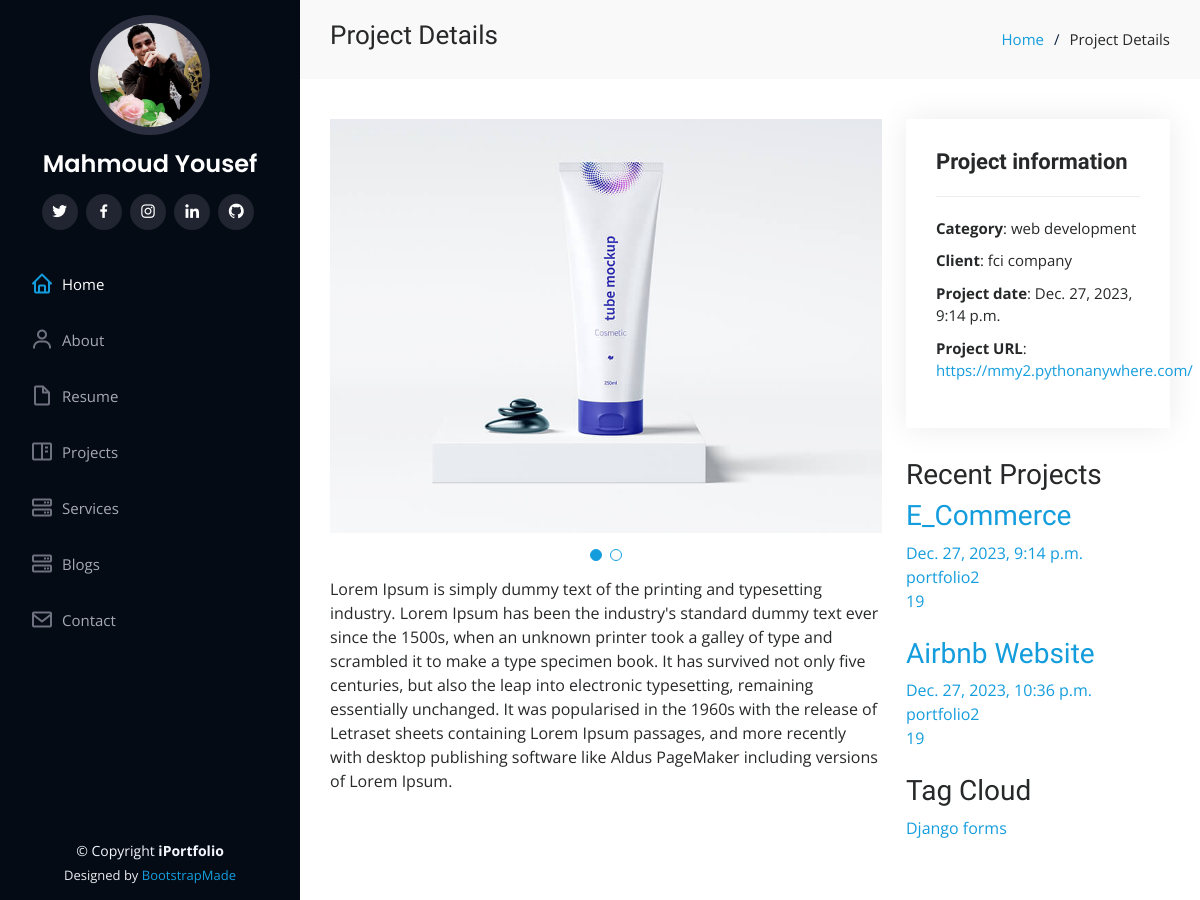
Page /prjects/e_commerce on the committed database.
### settings/models.py (models this page shows, shortened)
class About(models.Model):
    user = models.OneToOneField(User,on_delete=models.CASCADE)
    username = models.CharField(max_length=20,null=True, blank=True)
    phone_number = models.CharField(max_length=20)
    date_of_birth = models.DateField(null=True, blank=True)
    headline = models.CharField(max_length=50 , blank=True, null=True)
    address = models.CharField(max_length=50, blank=True, null=True)
    zip_code = models.IntegerField(null=True, blank=True)
    image = models.ImageField(upload_to='users/', null=True, blank=True )
    email = models.EmailField( max_length=254, blank=True, null=True)
    resume = models.FileField( upload_to='files/', max_length=100 ,blank=True, null=True)
    about = models.TextField(blank=True)
    age = models.IntegerField(null=True, blank=True)
    degree = models.CharField( max_length=50 ,blank=True, null=True)
    views = models.IntegerField(default=0)

### projects/models.py (models this page shows, shortened)
class ImageProject(models.Model):
    project = models.ForeignKey(Projects,related_name='project_image',on_delete=models.CASCADE)
    image = models.ImageField(upload_to='projectimages/')

class Projects(models.Model):
    auther = models.ForeignKey(User, related_name="project_auther",verbose_name=('auther'), on_delete=models.CASCADE)
    title = models.CharField(max_length=100,verbose_name=('title'))
    tags = TaggableManager(("tags"))
    image = models.ImageField(("image"),upload_to='projects/')
    created_at = models.DateTimeField( ("created_at"),default=timezone.now)
    description = models.TextField(("description"),max_length=100000)
    categoryproject = models.ForeignKey('CategoryProject',related_name='project_category',verbose_name=('categoryproject'),on_delete=models.CASCADE)
    slug = models.SlugField(null=True,blank=True)
    url = models.CharField(null=True,blank=True, max_length=50)
    client = models.CharField(null=True,blank=True, max_length=50)
    def __str__(self):
        return self.title
    def get_absolute_url(self):
        return reverse("projects:project_detail", kwargs={"slug": self.slug})

class CategoryProject(models.Model):
    name = models.CharField(max_length=60)
    def __str__(self):
        return self.name

### projects/views.py (the view)
# urls.py: path('<slug:slug>' , views.ProjectDetail.as_view() , name='project_detail'),
class ProjectDetail(DetailView):
    model = Projects
    def get_context_data(self, **kwargs):
        context = super().get_context_data(**kwargs)
        context["categories"] = CategoryProject.objects.all().annotate(project_count=Count('project_category'))
        context["tags"] = Tag.objects.all()
        context["recent_project"] = Projects.objects.all()[:3]
        return context

### projects/templates/projects/projects_detail.html (shortened to what this page needs)
{% extends "base.html" %}
{% load static %}
{% block body %}
<main id="main">
    <section id="breadcrumbs" class="breadcrumbs">
        <div class="container">
            <div class="d-flex justify-content-between align-items-center">
                <h2>Project Details</h2>
                <ol>
                    <li><a href="/">Home</a></li>
                    <li>Project Details</li>
                </ol>
            </div>
        </div>
    </section>
    <section id="portfolio-details" class="portfolio-details">
        <div class="container">
            <div class="row gy-4">
                <div class="col-lg-8">
                    <div class="portfolio-details-slider swiper">
                        <div class="swiper-wrapper align-items-center">
                            {% for image in object.project_image.all  %}
                            <div class="swiper-slide">
                                <img src="{{image.image.url}}" alt="">
                            </div>
                            {% endfor %}
                        </div>
                        <div class="swiper-pagination"></div>
                    </div>
                    <p>{{object.description}}</p>
                </div>
                <div class="col-lg-4">
                    <div class="portfolio-info">
                        <h3>Project information</h3>
                        <ul>
                            <li><strong>Category</strong>: {{object.categoryproject}}</li>
                            <li><strong>Client</strong>: {{object.client}}</li>
                            <li><strong>Project date</strong>: {{object.created_at}}</li>
                            <li><strong>Project URL</strong>: <a href="{{object.url}}">{{object.url}}</a></li>
                        </ul>
                    </div>
                    <div class="portfolio-description">
                        <div class="sidebar-box ftco-animate">
                            <h3 class="heading-sidebar">Recent Projects</h3>
                            {% for project in recent_project  %}
                            <div class="block-21 mb-4 d-flex">
                                <div class="text">
                                    <h3 class="heading"><a href="{{project.get_absolute_url}}">{{project}}</a></h3>
                                    <div class="meta">
                                        <div><a href="{{project.get_absolute_url}}">{{project.created_at}}</a></div>
                                        <div><a href="{{project.get_absolute_url}}">{{project.auther}}</a></div>
                                        <div><a href="{{project.get_absolute_url}}">
                                                19</a>
                                        </div>
                                    </div>
                                </div>
                            </div>
                            {% endfor %}
                        </div>
                    </div>
                    <h3 class="heading-sidebar">Tag Cloud</h3>
                    <div class="tagcloud">
                        {% for tag in object.tags.all  %}
                        <a href="{% url 'projects:project_by_tags' tag %}" class="tag-cloud-link">{{tag}}</a>
                        {% endfor %}
                    </div>
                </div>
            </div>
        </div>
    </section>
</main>
{% endblock %}

### templates/base.html (shortened to what this page needs)
{% load static %}
<!DOCTYPE html>
<html lang="en">
<head>
  <link href="{% static 'assets/vendor/aos/aos.css' %}" rel="stylesheet">
  <link href="{% static 'assets/vendor/bootstrap/css/bootstrap.min.css' %}" rel="stylesheet">
  <link href="{% static 'assets/vendor/bootstrap-icons/bootstrap-icons.css' %}" rel="stylesheet">
  <link href="{% static 'assets/vendor/boxicons/css/boxicons.min.css' %}" rel="stylesheet">
  <link href="{% static 'assets/vendor/glightbox/css/glightbox.min.css' %}" rel="stylesheet">
  <link href="{% static 'assets/vendor/swiper/swiper-bundle.min.css' %}" rel="stylesheet">
  <link href="{% static 'assets/css/style.css' %}" rel="stylesheet">
</head>
<body>
  <header id="header">
    <div class="d-flex flex-column">
      <div class="profile">
        <img src="{{abouts.image.url}}" alt="" class="img-fluid rounded-circle">
        <h1 class="text-light"><a href="index.html">{{abouts.username}}</a></h1>
        <div class="social-links mt-3 text-center">
          <a href="{{myfooter.twitter_link}}" class="twitter"><i class="bx bxl-twitter"></i></a>
          <a href="{{myfooter.fb_link}}" class="facebook"><i class="bx bxl-facebook"></i></a>
          <a href="{{myfooter.instagram_link}}" class="instagram"><i class="bx bxl-instagram"></i></a>
          <a href="{{myfooter.twitter_link}}" class="linkedin"><i class="bx bxl-linkedin"></i></a>
          <a href="{{myfooter.githup_link}}" class="linkedin"><i class="bx bxl-github"></i></a>
        </div>
      </div>
      <nav id="navbar" class="nav-menu navbar">
        <ul>
          <li><a href="#hero" class="nav-link scrollto active"><i class="bx bx-home"></i> <span>Home</span></a></li>
          <li><a href="#about" class="nav-link scrollto"><i class="bx bx-user"></i> <span>About</span></a></li>
          <li><a href="#resume" class="nav-link scrollto"><i class="bx bx-file-blank"></i> <span>Resume</span></a></li>
          <li><a href="#portfolio" class="nav-link scrollto"><i class="bx bx-book-content"></i> <span>Projects</span></a></li>
          <li><a href="#services" class="nav-link scrollto"><i class="bx bx-server"></i> <span>Services</span></a></li>
          <li><a href="#testimonials" class="nav-link scrollto"><i class="bx bx-server"></i> <span>Blogs</span></a></li>
          <li><a href="#contact" class="nav-link scrollto"><i class="bx bx-envelope"></i> <span>Contact</span></a></li>
        </ul>
      </nav>
    </div>
  </header>
  {% block body %}
    {% endblock body %}
  <footer id="footer">
    <div class="container">
      <div class="copyright">
        &copy; Copyright <strong><span>iPortfolio</span></strong>
      </div>
      <div class="credits">
        Designed by <a href="https://bootstrapmade.com/">BootstrapMade</a>
      </div>
    </div>
  </footer>
</body>
</html>

### static/assets/css/style.css (style rules this page uses)
body { font-family: "Open Sans", sans-serif; color: #272829; }
a { color: #149ddd; text-decoration: none; }
h1, h2, h3, h4, h5, h6 { font-family: "Raleway", sans-serif; }
#header { position: fixed; top: 0; left: 0; bottom: 0; width: 300px; transition: all ease-in-out 0.5s; z-index: 9997; transition: all 0.5s; padding: 0 15px; background: #040b14; overflow-y: auto; }
#header .profile img { margin: 15px auto; display: block; width: 120px; border: 8px solid #2c2f3f; }
#header .profile h1 { font-size: 24px; margin: 0; padding: 0; font-weight: 600; -moz-text-align-last: center; text-align-last: center; font-family: "Poppins", sans-serif; }
#header .profile h1 a, #header .profile h1 a:hover { color: #fff; text-decoration: none; }
#header .profile .social-links a { font-size: 18px; display: inline-block; background: #212431; color: #fff; line-height: 1; padding: 8px 0; margin-right: 4px; border-radius: 50%; text-align: center; width: 36px; height: 36px; transition: 0.3s; }
#main { margin-left: 300px; }
.container, .container-fluid { padding-left: 30px; padding-right: 30px; }
.nav-menu { padding: 30px 0 0 0; }
.nav-menu * { margin: 0; padding: 0; list-style: none; }
.nav-menu>ul>li { position: relative; white-space: nowrap; }
.nav-menu a, .nav-menu a:focus { display: flex; align-items: center; color: #a8a9b4; padding: 12px 15px; margin-bottom: 8px; transition: 0.3s; font-size: 15px; }
.nav-menu a i, .nav-menu a:focus i { font-size: 24px; padding-right: 8px; color: #6f7180; }
.nav-menu a:hover, .nav-menu .active, .nav-menu .active:focus, .nav-menu li:hover>a { text-decoration: none; color: #fff; }
.nav-menu a:hover i, .nav-menu .active i, .nav-menu .active:focus i, .nav-menu li:hover>a i { color: #149ddd; }
section { padding: 60px 0; overflow: hidden; }
.portfolio-details { padding-top: 40px; }
.portfolio-details .portfolio-details-slider img { width: 100%; }
.portfolio-details .portfolio-details-slider .swiper-pagination { margin-top: 20px; position: relative; }
.portfolio-details .portfolio-info { padding: 30px; box-shadow: 0px 0 30px rgba(5, 13, 24, 0.08); }
.portfolio-details .portfolio-info h3 { font-size: 22px; font-weight: 700; margin-bottom: 20px; padding-bottom: 20px; border-bottom: 1px solid #eee; }
.portfolio-details .portfolio-info ul { list-style: none; padding: 0; font-size: 15px; }
.portfolio-details .portfolio-info ul li+li { margin-top: 10px; }
.portfolio-details .portfolio-description { padding-top: 30px; }
.breadcrumbs { padding: 20px 0; background: #f9f9f9; }
.breadcrumbs h2 { font-size: 26px; font-weight: 300; }
.breadcrumbs ol { display: flex; flex-wrap: wrap; list-style: none; padding: 0; margin: 0; font-size: 15px; }
.breadcrumbs ol li+li { padding-left: 10px; }
.breadcrumbs ol li+li::before { display: inline-block; padding-right: 10px; color: #0e2442; content: "/"; }
#footer { padding: 15px; color: #f4f6fd; font-size: 14px; position: fixed; left: 0; bottom: 0; width: 300px; z-index: 9999; background: #040b14; }
#footer .copyright { text-align: center; }
#footer .credits { padding-top: 5px; text-align: center; font-size: 13px; color: #eaebf0; }

### rows in the picture
About: image (picture), username "Mahmoud Yousef"
ImageProject: image (picture)
Projects: description "Lorem Ipsum is simply dummy text of the printing and typesetting industry. Lorem Ipsum has been the industry's standard dummy text ever since the 1500s, when an unknown printer took a galley of type and scrambled it to make a type specimen book. It has survived not only five centuries, but also the leap into electronic typesetting, remaining essentially unchanged. It was popularised in the 1960s with the release of Letraset sheets containing Lorem Ipsum passages, and more recently with desktop publishing software like Aldus PageMaker including versions of Lorem Ipsum.", categoryproject "web development", client "fci company", created_at "Dec. 27, 2023, 9:14 p.m.", url "https://mmy2.pythonanywhere.com/", title "E_Commerce", auther "portfolio2"
Projects: title "Airbnb Website", created_at "Dec. 27, 2023, 10:36 p.m.", auther "portfolio2"
Tag: name "Django"
Tag: name "forms"
